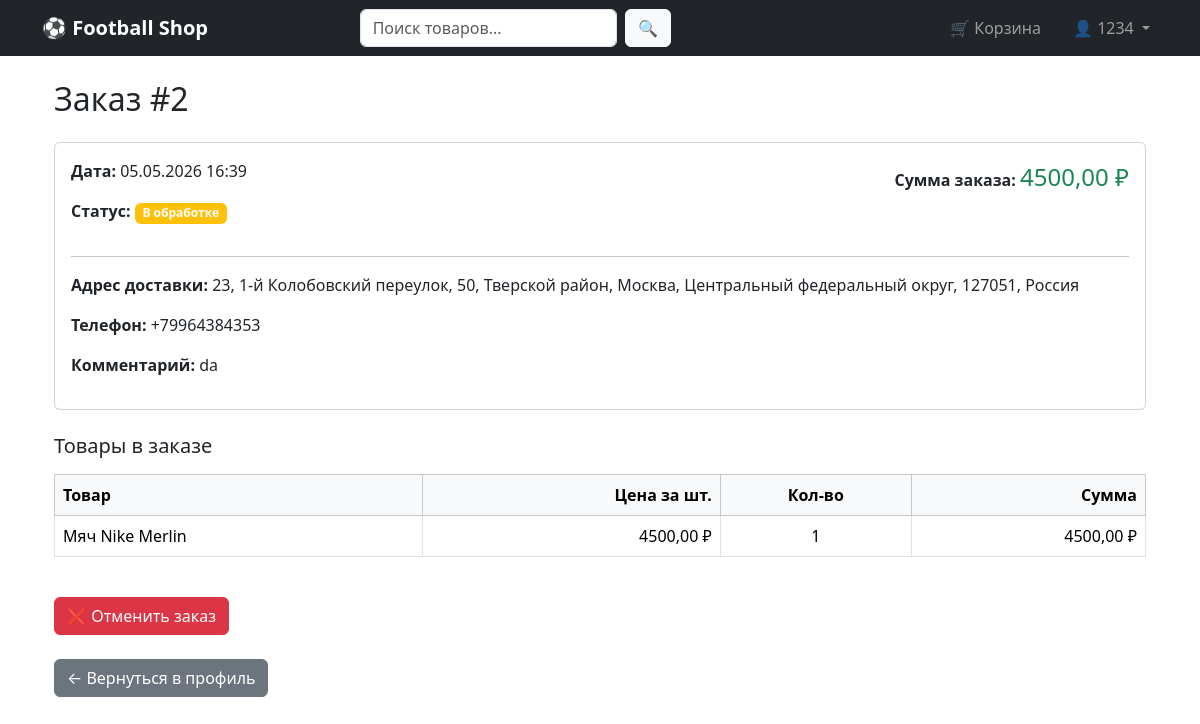
The page /order/2/ (signed in) on the database as committed earlier.
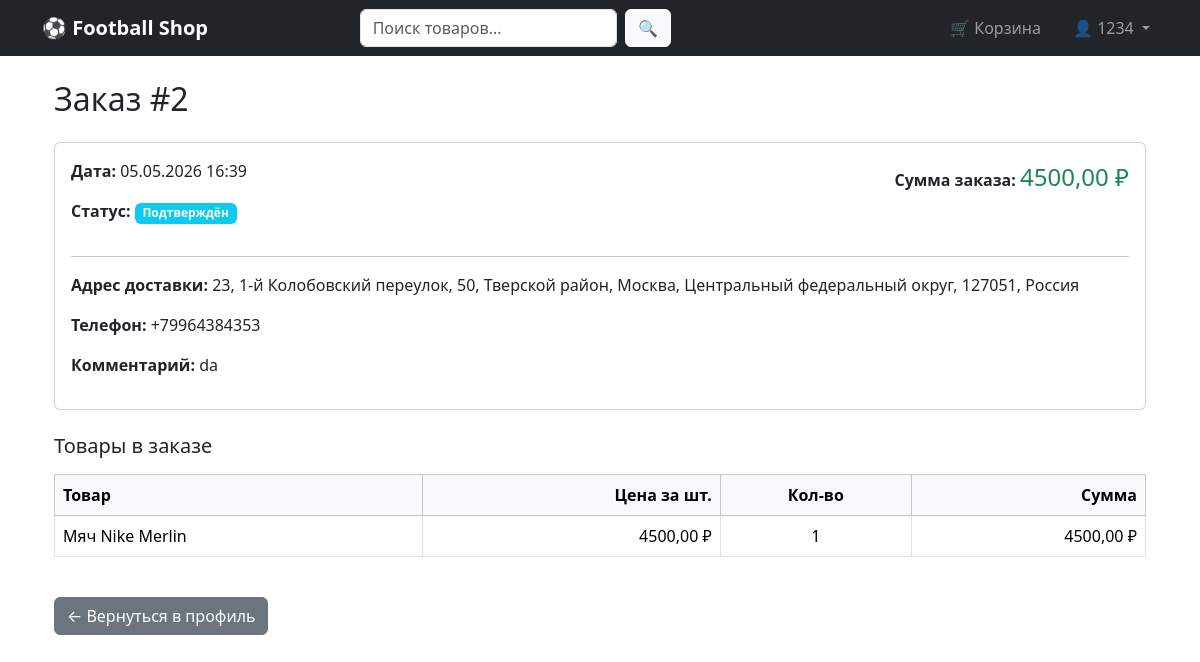
The same page on the database as committed later.
### shop/models.py (models this page shows, shortened)
class Order(models.Model):
    STATUS_CHOICES = [
        ('pending', 'В обработке'),
        ('confirmed', 'Подтверждён'),
        ('shipped', 'Отправлен'),
        ('delivered', 'Доставлен'),
        ('cancelled', 'Отменён'),
    ]
    user = models.ForeignKey(User, on_delete=models.CASCADE, verbose_name="Пользователь")
    created_at = models.DateTimeField(auto_now_add=True, verbose_name="Дата создания")
    status = models.CharField(max_length=20, choices=STATUS_CHOICES, default='pending', verbose_name="Статус")
    total_amount = models.DecimalField(max_digits=10, decimal_places=2, default=0, verbose_name="Сумма заказа")
    address = models.TextField(verbose_name="Адрес доставки", blank=True, null=True)
    phone = models.CharField(max_length=20, verbose_name="Телефон", blank=True, null=True)
    comment = models.TextField(blank=True, null=True, verbose_name="Комментарий к заказу")
    class Meta:
        ordering = ['-created_at']
        verbose_name = "Заказ"
        verbose_name_plural = "Заказы"

### shop/views.py (the view)
# urls.py: path('order/<int:order_id>/', views.order_detail, name='order_detail'),
@login_required
def order_detail(request, order_id):
    order = get_object_or_404(Order, id=order_id, user=request.user)
    for item in order.items.all():
        item.subtotal = round(float(item.price_at_purchase) * item.quantity, 2)
    return render(request, 'shop/order_detail.html', {
        'order': order,
    })

### templates/shop/order_detail.html (shortened to what this page needs)
{% extends 'base.html' %}
{% block content %}
<div class="container">
    <h2 class="mb-4">Заказ #{{ order.id }}</h2>
    <div class="card mb-4">
        <div class="card-body">
            <div class="row">
                <div class="col-md-6">
                    <p><strong>Дата:</strong> {{ order.created_at|date:"d.m.Y H:i" }}</p>
                    <p><strong>Статус:</strong>
                        <span class="badge
                            {% if order.status == 'pending' %}bg-warning
                            {% elif order.status == 'confirmed' %}bg-info
                            {% elif order.status == 'shipped' %}bg-primary
                            {% elif order.status == 'delivered' %}bg-success
                            {% else %}bg-secondary{% endif %}">
                            {{ order.get_status_display }}
                        </span>
                    </p>
                </div>
                <div class="col-md-6 text-end">
                    <p><strong>Сумма заказа:</strong> <span class="fs-4 text-success">{{ order.total_amount|floatformat:2 }} ₽</span></p>
                </div>
            </div>
            <hr>
            <p><strong>Адрес доставки:</strong> {{ order.address }}</p>
            <p><strong>Телефон:</strong> {{ order.phone }}</p>
            {% if order.comment %}
                <p><strong>Комментарий:</strong> {{ order.comment }}</p>
            {% endif %}
        </div>
    </div>
    <h5 class="mb-3">Товары в заказе</h5>
    <div class="table-responsive">
        <table class="table table-bordered">
            <thead class="table-light">
                <tr>
                    <th>Товар</th>
                    <th class="text-end">Цена за шт.</th>
                    <th class="text-center">Кол-во</th>
                    <th class="text-end">Сумма</th>
                </tr>
            </thead>
            <tbody>
                {% for item in order.items.all %}
                <tr>
                    <td>{{ item.product.name }}</td>
                    <td class="text-end">{{ item.price_at_purchase|floatformat:2 }} ₽</td>
                    <td class="text-center">{{ item.quantity }}</td>
                    <td class="text-end">{{ order.total_amount|floatformat:2 }} ₽</td>
                </tr>
                {% endfor %}
            </tbody>
        </table>
    </div>
    {% if order.status == 'pending' %}
    <div class="mt-4">
        <a href="{% url 'shop:cancel_order' order.id %}"
           class="btn btn-danger"
           onclick="return confirm('Вы уверены, что хотите отменить заказ? Товары будут возвращены на склад.')">
            ❌ Отменить заказ
        </a>
    </div>
    {% endif %}
    <a href="{% url 'accounts:profile' %}" class="btn btn-secondary mt-4">← Вернуться в профиль</a>
</div>
{% endblock %}

Rows that differ between the two databases and show on the page:
changed Order "da": status "В обработке" → "Подтверждён"
Other text that changed with them:
text no longer shown: "❌ Отменить заказ"
